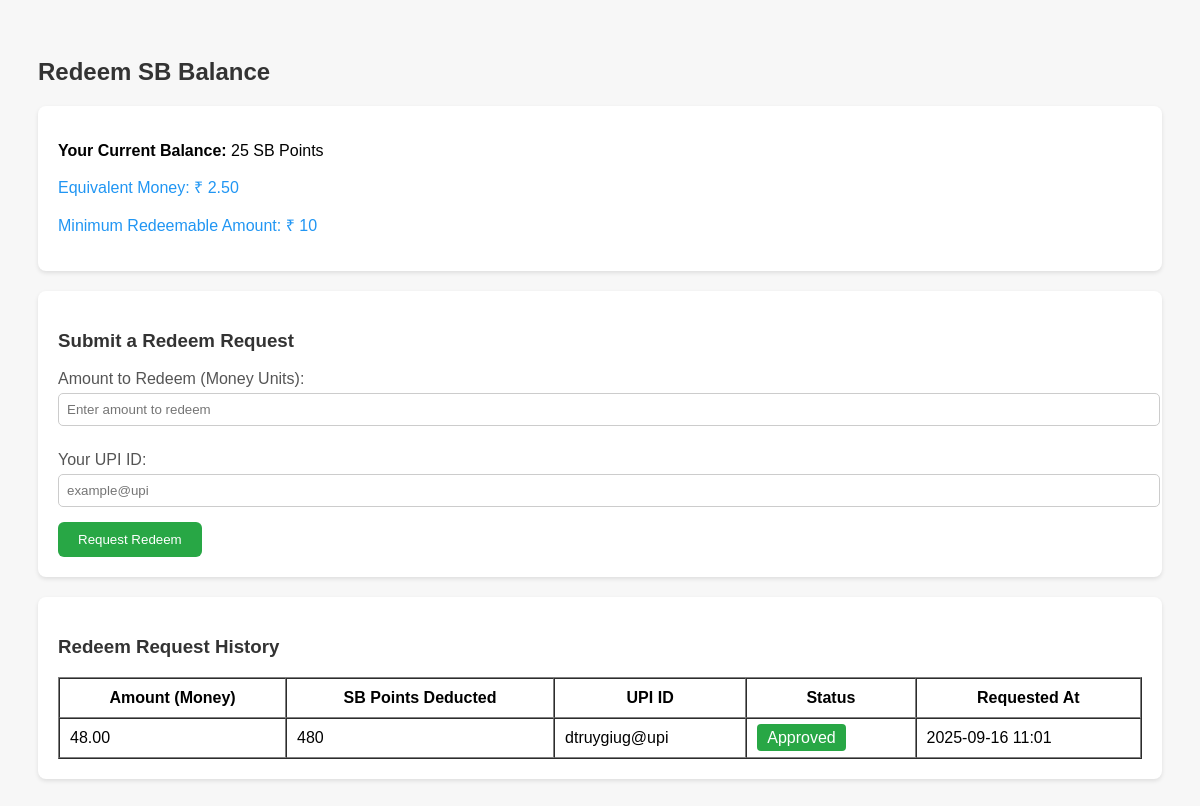
The page /wallet/redeem/ (signed in) on the database its author committed.
### wallet/models.py (models this page shows, shortened)
class WalletTransaction(models.Model):
    TRANSACTION_TYPE_CHOICES = [
        ('credit', 'Credit'),
        ('debit', 'Debit'),
        ('redeem_request', 'Redeem Request'),
    ]
    user = models.ForeignKey(User, on_delete=models.CASCADE)
    amount = models.IntegerField()  # positive for credit, negative for debit
    transaction_type = models.CharField(max_length=20, choices=TRANSACTION_TYPE_CHOICES)
    upi_id = models.CharField(max_length=100, blank=True, null=True)  # optional
    status = models.CharField(max_length=20, choices=[
        ('pending', 'Pending'),
        ('approved', 'Approved'),
        ('rejected', 'Rejected'),
    ], default='pending')
    timestamp = models.DateTimeField(auto_now_add=True)

### wallet/views.py (the view, shortened to what this page needs)
# urls.py: path('redeem/', views.redeem_view, name='redeem'),
@login_required
def redeem_view(request):
    user = request.user
    total_sb = WalletTransaction.objects.filter(
        user=user, status='approved'
    ).aggregate(total=Sum('amount'))['total'] or 0
    total_money = total_sb * SB_TO_MONEY_RATE
    transactions = WalletTransaction.objects.filter(user=user).order_by('-timestamp')
    for tx in transactions:
        if tx.transaction_type == 'redeem_request':
            tx.display_money = abs(tx.amount) * SB_TO_MONEY_RATE   # Money equivalent
            tx.sb_deducted = abs(tx.amount)                        # SB points deducted
        else:
            tx.display_money = tx.amount * SB_TO_MONEY_RATE
            tx.sb_deducted = tx.amount
    error_message = None
    return render(request, 'redeem_request.html', {
        'transactions': transactions,
        'total_sb': total_sb,
        'total_money': total_money,
        'MIN_REDEEM_AMOUNT': MIN_REDEEM_AMOUNT,
        'error': error_message
    })

### templates/redeem_request.html (shortened to what this page needs)
<!DOCTYPE html>
<html lang="en">
<head>
</head>
<body>
    <h2>Redeem SB Balance</h2>
    <div class="balance-box">
        <p><strong>Your Current Balance:</strong> {{ total_sb }} SB Points</p>
        <p class="info">Equivalent Money: ₹ {{ total_money|floatformat:2 }}</p>
        <p class="info">Minimum Redeemable Amount: ₹ {{ MIN_REDEEM_AMOUNT }}</p>
    </div>
    <div class="form-box">
        <h3>Submit a Redeem Request</h3>
        <form method="post">
            <label for="amount">Amount to Redeem (Money Units):</label>
            <input type="number" name="amount" id="amount" required
                   min="{{ MIN_REDEEM_AMOUNT }}"
                   max="{{ total_money|floatformat:2 }}"
                   step="0.01"
                   placeholder="Enter amount to redeem">
            <label for="upi_id">Your UPI ID:</label>
            <input type="text" name="upi_id" id="upi_id" required placeholder="example@upi">
            <button type="submit">Request Redeem</button>
        </form>
    </div>
    {% if transactions %}
    <div class="history-box">
        <h3>Redeem Request History</h3>
        <table border="1" cellpadding="10" cellspacing="0" width="100%">
            <thead>
                <tr>
                    <th>Amount (Money)</th>
                    <th>SB Points Deducted</th>
                    <th>UPI ID</th>
                    <th>Status</th>
                    <th>Requested At</th>
                </tr>
            </thead>
            <tbody>
                {% for tx in transactions %}
                    {% if tx.transaction_type == 'redeem_request' %}
                    <tr>
                        <td>{{ tx.display_money|floatformat:2 }}</td>
                        <td>{{ tx.sb_deducted }}</td>
                        <td>{{ tx.upi_id }}</td>
                        <td><span class="status {{ tx.status }}">{{ tx.status|capfirst }}</span></td>
                        <td>{{ tx.timestamp|date:"Y-m-d H:i" }}</td>
                    </tr>
                    {% endif %}
                {% endfor %}
            </tbody>
        </table>
    </div>
    {% endif %}
</body>
</html>

### templates/redeem_request.html (style rules this page uses)
body { font-family: Arial, sans-serif; padding: 30px; background-color: #f7f7f7; }
h2, h3 { color: #333; }
.balance-box, .form-box, .history-box { background-color: #fff; padding: 20px; margin-top: 20px; border-radius: 8px; box-shadow: 0 2px 4px rgba(0,0,0,0.1); }
label { display: block; margin: 10px 0 5px; color: #555; }
input[type="text"], input[type="number"] { width: 100%; padding: 8px; margin-bottom: 15px; border: 1px solid #ccc; border-radius: 5px; }
button { background-color: #28a745; color: white; padding: 10px 20px; border: none; border-radius: 6px; cursor: pointer; }
.status { padding: 5px 10px; border-radius: 4px; color: white; }
.approved { background-color: #28a745; }
.info { font-size: 16px; margin-bottom: 15px; color: #2196F3; }

### rows shown on the page
WalletTransaction: display_money "48.00", sb_deducted "480", upi_id "dtruygiug@upi", status "Approved", timestamp "2025-09-16 11:01"

### other values the page prints
{{ total_sb }} "25"
{{ total_money|floatformat:2 }} "2.50"
{{ MIN_REDEEM_AMOUNT }} "10"
